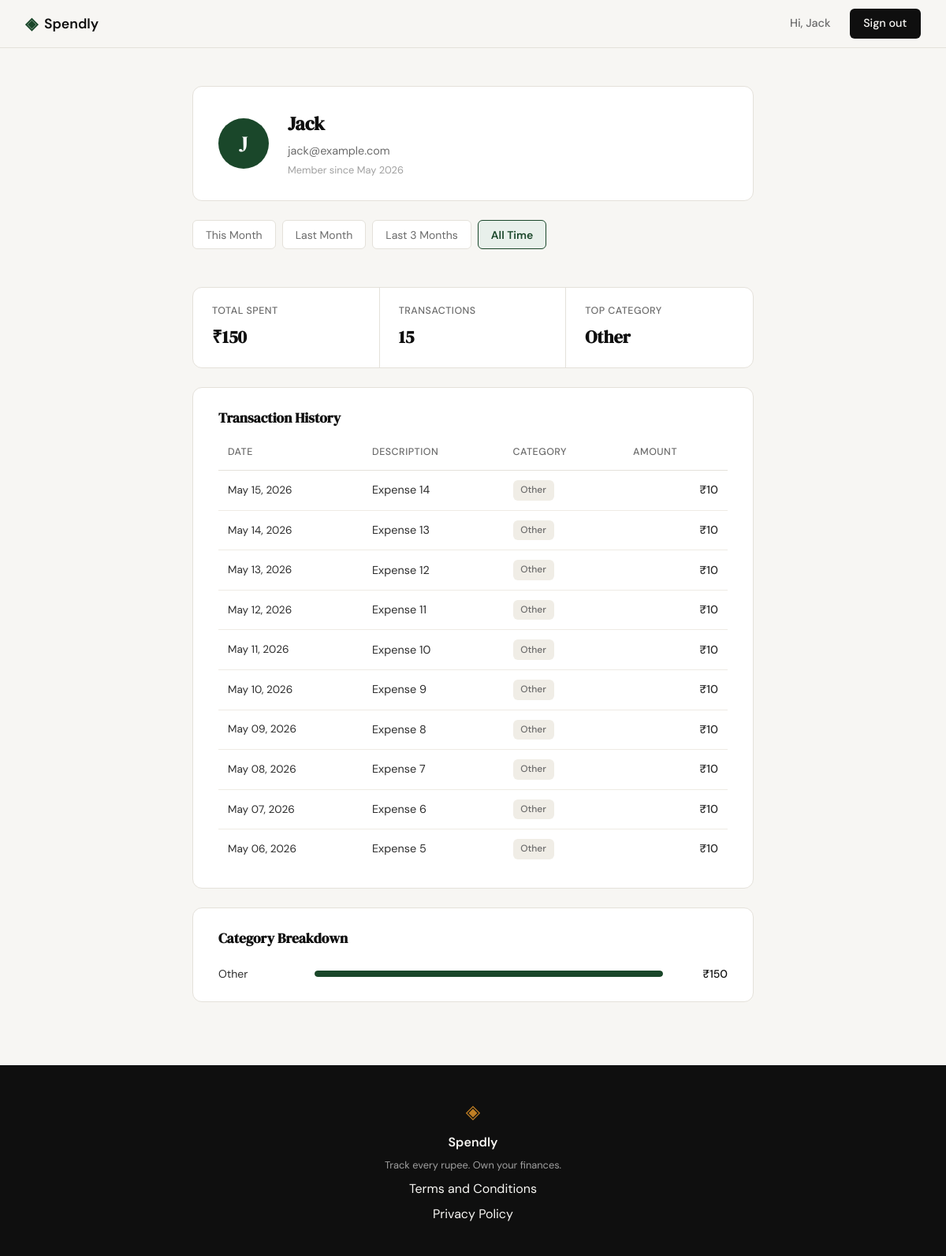
Screenshot of /profile (signed in) with the database file from the repository.
### tables this page shows
CREATE TABLE users (
            id            INTEGER PRIMARY KEY AUTOINCREMENT,
            name          TEXT    NOT NULL,
            email         TEXT    UNIQUE NOT NULL,
            password_hash TEXT    NOT NULL,
            created_at    TEXT    DEFAULT (datetime('now'))
        );

CREATE TABLE expenses (
            id          INTEGER PRIMARY KEY AUTOINCREMENT,
            user_id     INTEGER NOT NULL REFERENCES users(id),
            amount      REAL    NOT NULL,
            category    TEXT    NOT NULL,
            date        TEXT    NOT NULL,
            description TEXT,
            created_at  TEXT    DEFAULT (datetime('now'))
        );

### app.py (the view)
@app.route("/profile")
def profile():
    if not session.get("user_id"):
        return redirect(url_for("login"))
    user_id = session["user_id"]
    user = get_user_by_id(user_id)
    if user is None:
        session.clear()
        return redirect(url_for("login"))
    presets = _build_date_presets()
    date_from = _valid_date(request.args.get("date_from"))
    date_to   = _valid_date(request.args.get("date_to"))
    if not (date_from and date_to):
        date_from = date_to = None
    active_range = "All Time"
    for p in presets:
        if date_from == p["date_from"] and date_to == p["date_to"]:
            active_range = p["label"]
            break
    initials = user["name"][0].upper()
    stats = get_summary_stats(user_id, date_from=date_from, date_to=date_to)
    expenses = get_recent_transactions(user_id, date_from=date_from, date_to=date_to)
    categories = get_category_breakdown(user_id, date_from=date_from, date_to=date_to)
    return render_template("profile.html",
                           user=user, initials=initials,
                           stats=stats, expenses=expenses,
                           categories=categories,
                           presets=presets, active_range=active_range)

### app.py (called while the page is built)
def _valid_date(value):
    return value if value and _DATE_RE.match(value) else None

def _build_date_presets():
    today = date.today()
    first_of_month = today.replace(day=1)
    last_month_end = first_of_month - timedelta(days=1)
    last_month_start = last_month_end.replace(day=1)
    return [
        {"label": "This Month",    "date_from": first_of_month.isoformat(),               "date_to": today.isoformat()},
        {"label": "Last Month",    "date_from": last_month_start.isoformat(),             "date_to": last_month_end.isoformat()},
        {"label": "Last 3 Months", "date_from": (today - timedelta(days=90)).isoformat(), "date_to": today.isoformat()},
        {"label": "All Time",      "date_from": None,                                     "date_to": None},
    ]

### database/db.py (called while the page is built)
def get_db():
    conn = sqlite3.connect(DB_PATH)
    conn.row_factory = sqlite3.Row
    conn.execute("PRAGMA foreign_keys = ON")
    return conn

### database/queries.py (called while the page is built)
def get_user_by_id(user_id):
    db = get_db()
    try:
        row = db.execute(
            "SELECT name, email, created_at FROM users WHERE id = ?",
            (user_id,)
        ).fetchone()
        if row is None:
            return None
        member_since = datetime.strptime(row["created_at"][:10], "%Y-%m-%d").strftime("%B %Y")
        return {"name": row["name"], "email": row["email"], "member_since": member_since}
    finally:
        db.close()

def _date_where(user_id, date_from, date_to):
    conditions = ["user_id = ?"]
    params: list = [user_id]
    if date_from:
        conditions.append("date >= ?")
        params.append(date_from)
    if date_to:
        conditions.append("date <= ?")
        params.append(date_to)
    return "WHERE " + " AND ".join(conditions), params

### templates/profile.html (shortened to what this page needs)
{% extends "base.html" %}
{% block head %}
<link rel="stylesheet" href="{{ url_for('static', filename='css/profile.css') }}">
<link rel="stylesheet" href="{{ url_for('static', filename='css/profile-filter.css') }}">
{% endblock %}
{% block content %}
<div class="profile-container">
  <div class="profile-card">
    <div class="profile-avatar">{{ initials }}</div>
    <div class="profile-info">
      <h1 class="profile-name">{{ user.name }}</h1>
      <p class="profile-email">{{ user.email }}</p>
      <p class="profile-since">Member since {{ user.member_since }}</p>
    </div>
  </div>
  <div class="filter-bar">
    {% for p in presets %}
    <a href="{{ url_for('profile', date_from=p.date_from, date_to=p.date_to) if p.date_from else url_for('profile') }}"
       class="filter-btn{% if p.label == active_range %} filter-btn--active{% endif %}">
      {{ p.label }}
    </a>
    {% endfor %}
  </div>
  <div class="profile-stats">
    <div class="stat-cell">
      <span class="stat-label">Total Spent</span>
      <span class="stat-value">{{ stats.total_spent }}</span>
    </div>
    <div class="stat-cell">
      <span class="stat-label">Transactions</span>
      <span class="stat-value">{{ stats.transaction_count }}</span>
    </div>
    <div class="stat-cell">
      <span class="stat-label">Top Category</span>
      <span class="stat-value">{{ stats.top_category }}</span>
    </div>
  </div>
  <div class="profile-section">
    <h2 class="section-title">Transaction History{% if active_range != "All Time" %} — {{ active_range }}{% endif %}</h2>
    <div class="table-wrapper">
      <table class="expense-table">
        <thead>
          <tr>
            <th>Date</th>
            <th>Description</th>
            <th>Category</th>
            <th class="col-amount">Amount</th>
          </tr>
        </thead>
        <tbody>
          {% if expenses %}
            {% for expense in expenses %}
            <tr>
              <td class="col-date">{{ expense.date }}</td>
              <td>{{ expense.description }}</td>
              <td><span class="badge badge-{{ expense.category | lower }}">{{ expense.category }}</span></td>
              <td class="col-amount">{{ expense.amount }}</td>
            </tr>
            {% endfor %}
          {% else %}
            <tr><td colspan="4" class="table-empty">No transactions in this period.</td></tr>
          {% endif %}
        </tbody>
      </table>
    </div>
  </div>
  <div class="profile-section">
    <h2 class="section-title">Category Breakdown</h2>
    <div class="cat-list">
      {% for c in categories %}
      <div class="cat-row">
        <span class="cat-name">{{ c.name }}</span>
        <div class="cat-bar">
          <div class="cat-fill" style="width: {{ c.pct }}%"></div>
        </div>
        <span class="cat-amount">{{ c.amount }}</span>
      </div>
      {% endfor %}
    </div>
  </div>
</div>
{% endblock %}

### templates/base.html (shortened to what this page needs)
<!DOCTYPE html>
<html lang="en">
<head>
    <link rel="stylesheet" href="{{ url_for('static', filename='css/style.css') }}">
    {% block head %}{% endblock %}
</head>
<body>
    <nav class="navbar">
        <div class="nav-inner">
            <a href="{{ url_for('landing') }}" class="nav-brand">
                <span class="brand-icon">◈</span>
                <span class="brand-name">Spendly</span>
            </a>
            <div class="nav-links">
                {% if session.get("user_id") %}
                    <span class="nav-user">Hi, {{ session["user_name"] }}</span>
                    <a href="{{ url_for('logout') }}" class="nav-cta">Sign out</a>
                {% else %}
                    <a href="{{ url_for('login') }}">Sign in</a>
                    <a href="{{ url_for('register') }}" class="nav-cta">Get started</a>
                {% endif %}
            </div>
        </div>
    </nav>
    <main class="main-content">
        {% block content %}{% endblock %}
    </main>
    <footer class="footer">
        <div class="footer-inner">
            <span class="brand-icon">◈</span>
            <span class="footer-name">Spendly</span>
            <p class="footer-copy">Track every rupee. Own your finances.</p>
            <a href="/terms">Terms and Conditions</a>
            <a href="/privacy">Privacy Policy</a>
        </div>
    </footer>
</body>
</html>

### static/css/style.css (style rules this page uses)
:root { --ink: #0f0f0f; --ink-soft: #2d2d2d; --ink-muted: #6b6b6b; --ink-faint: #a0a0a0; --paper: #f7f6f3; --paper-warm: #f0ede6; --paper-card: #ffffff; --accent: #1a472a; --accent-light: #e8f0eb; --accent-2: #c17f24; --accent-2-light: #fdf3e3; --danger: #c0392b; --danger-light: #fdecea; --border: #e4e1da; --border-soft: #eeebe4; --font-display: 'DM Serif Display', Georgia, serif; --font-body: 'DM Sans', system-ui, sans-serif; --max-width: 1200px; --auth-width: 440px; --radius-sm: 6px; --radius-md: 12px; --radius-lg: 20px; }
*, *::before, *::after { box-sizing: border-box; margin: 0; padding: 0; }
html { font-size: 16px; scroll-behavior: smooth; }
body { background: var(--paper); color: var(--ink); font-family: var(--font-body); font-size: 1rem; line-height: 1.6; -webkit-font-smoothing: antialiased; }
a { color: inherit; text-decoration: none; }
.navbar { position: sticky; top: 0; z-index: 100; background: var(--paper); border-bottom: 1px solid var(--border); padding: 0 2rem; }
.nav-inner { max-width: var(--max-width); margin: 0 auto; height: 60px; display: flex; align-items: center; justify-content: space-between; }
.nav-brand { display: flex; align-items: center; gap: 0.5rem; font-family: var(--font-body); font-weight: 600; font-size: 1.1rem; color: var(--ink); }
.brand-icon { color: var(--accent); font-size: 1.3rem; }
.brand-name { color: var(--ink); }
.nav-links { display: flex; align-items: center; gap: 1.5rem; font-size: 0.9rem; font-weight: 500; }
.nav-links a { color: var(--ink-muted); transition: color 0.2s; }
.nav-user { font-size: 0.9rem; font-weight: 500; color: var(--ink-muted); }
.nav-cta { background: var(--ink) !important; color: var(--paper) !important; padding: 0.45rem 1.1rem; border-radius: var(--radius-sm); transition: background 0.2s !important; }
.main-content { min-height: calc(100vh - 60px - 100px); }
.footer { background: var(--ink); color: var(--paper); padding: 2.5rem 2rem; text-align: center; }
.footer-inner { display: flex; flex-direction: column; align-items: center; gap: 0.4rem; }
.footer .brand-icon { color: var(--accent-2); font-size: 1.5rem; }
.footer-name { font-weight: 600; font-size: 1rem; }
.footer-copy { font-size: 0.8rem; color: var(--ink-faint); }

### static/css/profile-filter.css (style rules this page uses)
.filter-bar { display: flex; gap: 0.5rem; flex-wrap: wrap; margin-bottom: 1.5rem; }
.filter-btn { padding: 0.4rem 1rem; border-radius: var(--radius-sm); border: 1px solid var(--border); color: var(--ink-muted); background: var(--paper-card); text-decoration: none; font-size: 0.875rem; font-family: var(--font-body); transition: border-color 0.15s, color 0.15s; }
.filter-btn--active { background: var(--accent-light); border-color: var(--accent); color: var(--accent); font-weight: 600; }

### rows the page displays
users: user_name "Jack", name "Jack", email "jack@example.com"
expenses: date "May 15, 2026", description "Expense 14", category "Other", amount "₹10"
expenses: date "May 14, 2026", description "Expense 13", category "Other", amount "₹10"
expenses: date "May 13, 2026", description "Expense 12", category "Other", amount "₹10"
expenses: date "May 12, 2026", description "Expense 11", category "Other", amount "₹10"
expenses: date "May 11, 2026", description "Expense 10", category "Other", amount "₹10"
expenses: date "May 10, 2026", description "Expense 9", category "Other", amount "₹10"
expenses: date "May 09, 2026", description "Expense 8", category "Other", amount "₹10"
expenses: date "May 08, 2026", description "Expense 7", category "Other", amount "₹10"
expenses: date "May 07, 2026", description "Expense 6", category "Other", amount "₹10"
expenses: date "May 06, 2026", description "Expense 5", category "Other", amount "₹10"

### other values shown
{{ initials }} "J"
{{ user.member_since }} "May 2026"
{{ p.label }} "This Month" "Last Month" "Last 3 Months" "All Time"
{{ stats.total_spent }} "₹150"
{{ stats.transaction_count }} "15"
{{ stats.top_category }} "Other"
{{ c.name }} "Other"
{{ c.amount }} "₹150"
